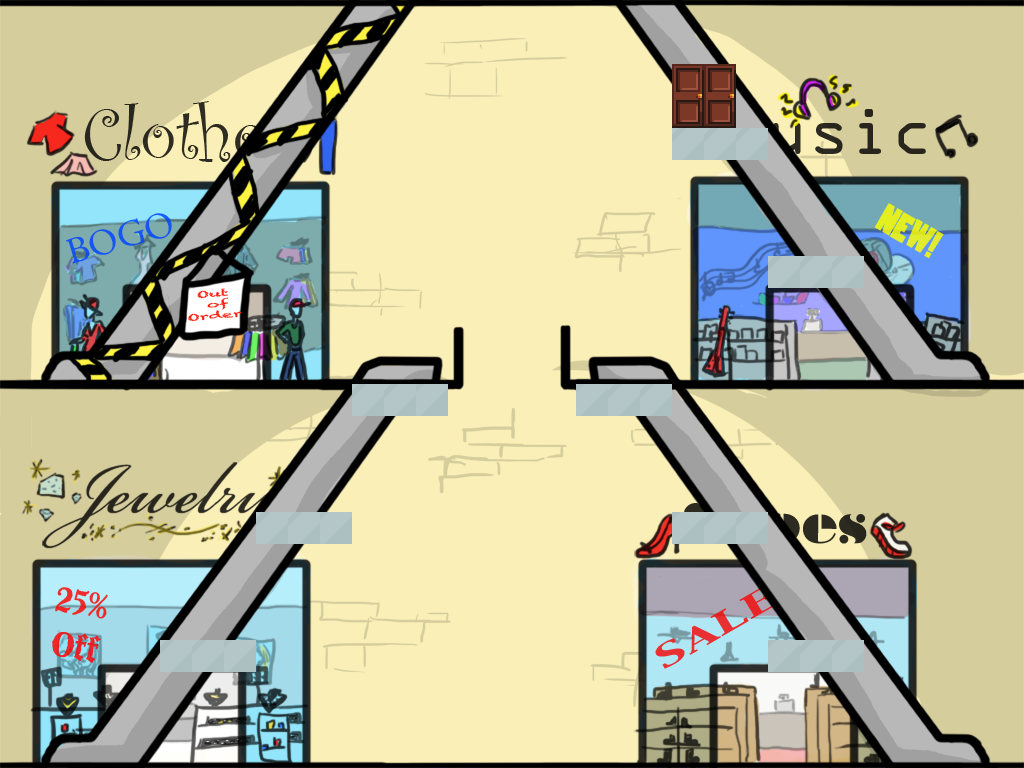

This game map was drawn from its Tiled (.tmx) file and the tilesets committed beside it. A one-line description and the trimmed map source follow:
An orthogonal 32x24 tile map with 32x32 px tiles, 2 tile layers (Tile Layer 1, Tile Layer 2), 4 tilesets.

<map version="1.0" orientation="orthogonal" width="32" height="24" tilewidth="32" tileheight="32">
 <tileset firstgid="1" name="background1" tilewidth="32" tileheight="32">
  <image source="background.png" trans="aaaaff" width="1024" height="768" />
 </tileset>
 <tileset firstgid="769" name="sheet" tilewidth="32" tileheight="32">
  <image source="Request pack/sheet.png" trans="aaaaff" width="980" height="490" />
 </tileset>
 <tileset firstgid="1219" name="sheet" tilewidth="32" tileheight="32">
  <image source="Buildings expansion/sheet.png" trans="aaaaff" width="980" height="490" />
 </tileset>
 <tileset firstgid="1669" name="wall_of_love_sprites_2" tilewidth="32" tileheight="32" spacing="2" margin="2">
  <image source="wall_of_love_sprites_2.png" trans="aaaaff" width="787" height="544" />
 </tileset>
 <layer name="Tile Layer 1" width="32" height="24">
  <data>[768 cells, 768 non-empty, 767 distinct tile ids]</data>
 </layer>
 <layer name="Tile Layer 2" width="32" height="24">
  <data>[768 cells, 28 non-empty, 4 distinct tile ids]</data>
 </layer>
</map>
